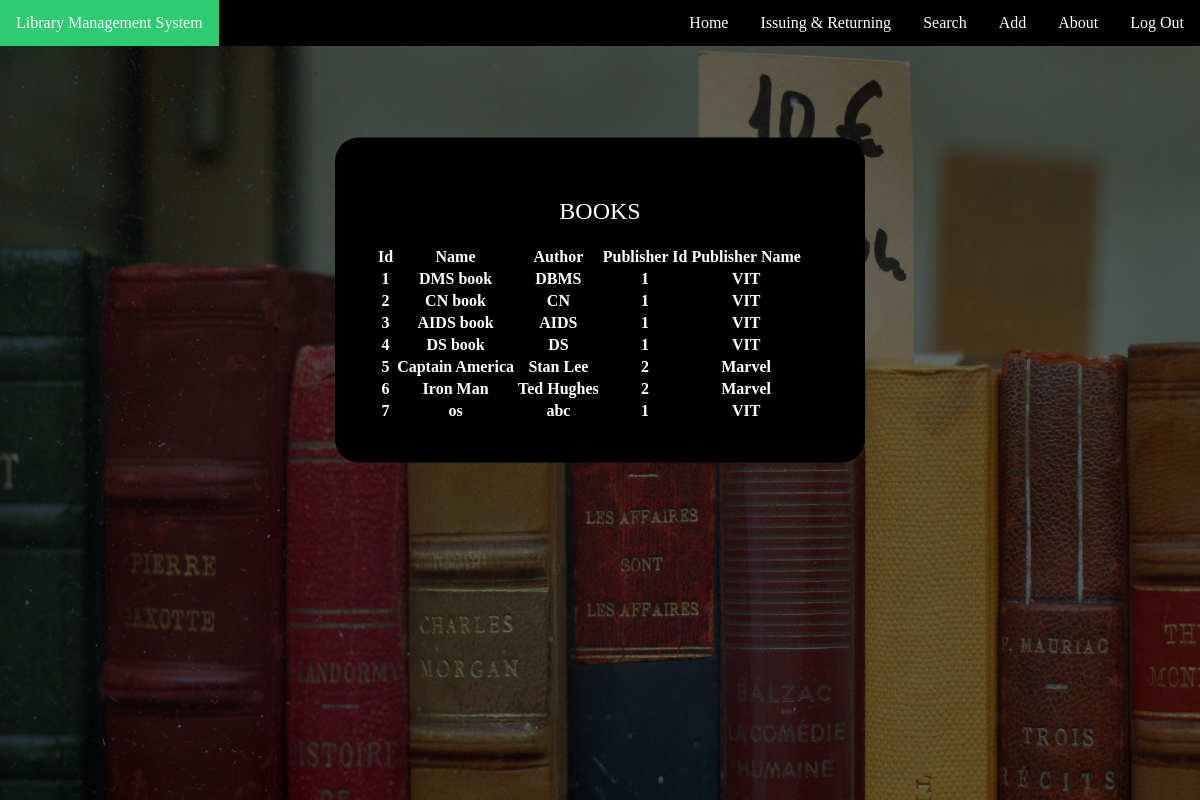
/web/showallbooks.php, run on the app's committed database.
### tables this page shows
CREATE TABLE `book` (
  `id` int(11) NOT NULL,
  `name` varchar(255) NOT NULL,
  `author` varchar(25) NOT NULL,
  `publisherid` int(11) NOT NULL,
  `status` int(1) NOT NULL DEFAULT '0'
);

CREATE TABLE `publisher` (
  `id` int(11) NOT NULL,
  `name` varchar(225) NOT NULL
);

### web/showallbooks.php (the view, shortened to what this page needs)
<!DOCTYPE html>
<html lang="en" dir="ltr">
<head>
    <link rel="stylesheet" href="../css/styles.css">
</head>
<body>
    <?php
    include 'headeradmin.php';
    include "connect.php"; ?>
    <section id="search_books">
        <div class="box">
            <h1>Books</h1>
            <table>
                <tr>
                    <th>Id</th>
                    <th>Name</th>
                    <th>Author</th>
                    <th>Publisher Id</th>
                    <th>Publisher Name</th>
                </tr>
                <?php
                $bookquery = (mysqli_query($conn, "SELECT * FROM book"));
                while ($row_book = mysqli_fetch_array($bookquery)) {
                    $pid = $row_book['publisherid'];
                    $query_publisher = mysqli_query($conn, "SELECT * FROM publisher WHERE id = $pid");
                    $row_publisher = mysqli_fetch_array($query_publisher);
                    echo '<tr>
            <th>' . $row_book['id'] . '</th>
            <th>' . $row_book['name'] . '</th>
            <th>' . $row_book['author'] . '</th>
            <th>' . $row_book['publisherid'] . '</th>
            <th>' . $row_publisher['name'] . '</th>
        </tr>';
                }
                ?>
            </table>
        </div>
    </section>
</body>
</html>

### web/headeradmin.php (shortened to what this page needs)
<!DOCTYPE html>
<html lang="en" dir="ltr">
<head>
    <link rel="stylesheet" href="../css/styles.css">
</head>
<body>
    <ul>
        <li class="li title"><a href=" adminhome.php">Library Management System</a></li>
        <li class="li normal"><a href=" logout.php">Log Out</a></li>
        <li class="li normal"><a href=" adminabout.php">About</a></li>
        <li class="li normal"><a href=" add.php">Add</a></li>
        <li class="li normal"><a href=" adminsearch.php">Search</a></li>
        <li class="li normal"><a href=" ir.php">Issuing & Returning</a></li>
        <li class="li normal"><a href="adminhome.php">Home</a></li>
    </ul>
</body>
</html>

### css/styles.css (style rules this page uses)
html { scroll-behavior: smooth; }
body { font-family: Product Sans; margin: 0; scroll-snap-type: x mandatory; overflow-x: scroll; display: grid; }
section>* { position: relative; z-index: 2; }
#search_books { background-image: url(../images/search_books.jpg); }
section { position: relative; background-repeat: no-repeat; background-size: 100% 100%; height: 100vh; width: 100vw; scroll-snap-align: start; }
section:after { content: ' '; position: absolute; top: 0; width: 100%; height: 100vh; background: rgba(0, 0, 0, .6); z-index: 1; }
ul { position: fixed; list-style-type: none; margin: 0; padding: 0; overflow: hidden; background-color: black; width: 100%; z-index: 5; }
a { display: block; color: white; text-align: center; padding: 14px 16px; text-decoration: none; }
.normal { float: right; }
.title { float: left; }
.box { width: 450px; padding: 40px; position: absolute; margin-top: 25%; margin-left: 50%; transform: translate(-50%, -50%); background: black; text-align: center; border: 0; border-radius: 24px; }
.box h1 { color: white; text-transform: uppercase; font-weight: 500; }
table { color: white; }

### data on the page
book: id "1", name "DMS book", author "DBMS", publisherid "1", publisherid.name "VIT"
book: id "2", name "CN book", author "CN", publisherid "1", publisherid.name "VIT"
book: id "3", name "AIDS book", author "AIDS", publisherid "1", publisherid.name "VIT"
book: id "4", name "DS book", author "DS", publisherid "1", publisherid.name "VIT"
book: id "5", name "Captain America", author "Stan Lee", publisherid "2", publisherid.name "Marvel"
book: id "6", name "Iron Man", author "Ted Hughes", publisherid "2", publisherid.name "Marvel"
book: id "7", name "os", author "abc", publisherid "1", publisherid.name "VIT"
